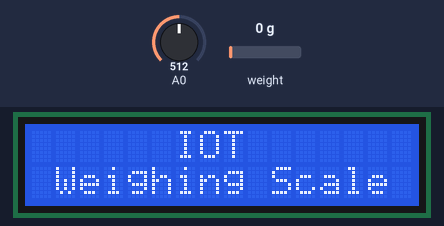
This sketch was run on a simulated ESP8266 (NodeMCU). On the bench: 16×2 character LCD. The inputs (shaded band) are chosen by the test bench; at power-on: weight on the scale 0 g, A0 = 512. WiFi joins after 1.5 s; servers stay silent unless stated; what the sketch prints to the serial monitor is not drawn.

Above: at 3.9 s.
At 13.0 s:
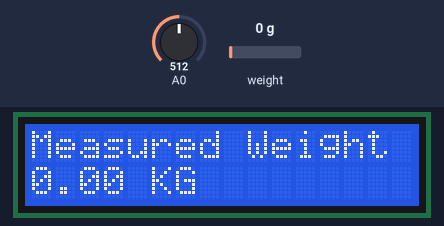
13.1 s: weight on the scale set to 100 g
At 19.7 s:
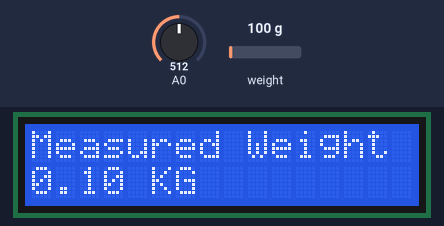
27.0 s: weight on the scale set to 1250 g
At 32.8 s:
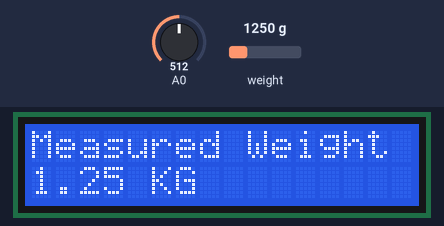
35.5 s: weight on the scale set to 2500 g
At 38.8 s:
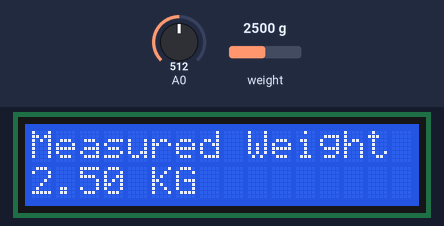
Timing chart, 0 to 40.3 s (numbered marks = the images above; inputs shaded):
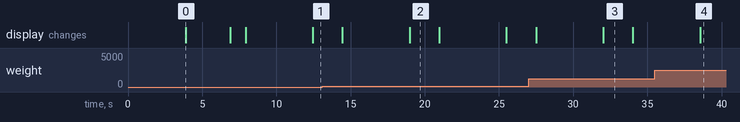

Measured:
- after the input at 13.1 s, the display: first differs from a run without the input after 5.9 s (image 2)
- after the input at 27.0 s, the display: first differs from a run without the input after 5.0 s (image 3)
- after the input at 35.5 s, the display: changes after 3.1 s (image 4)
- what the display in image 0 shows lasts 3.0 s, from 3.9 s to 6.9 s
- what the display in image 2 shows lasts 2.0 s, from 19.0 s to 21.0 s

The sketch:

load_cell.ino
```cpp
 //this project Code Run..... When Hardware Is Cannected
//RSET = V1  BLYNK
//SOIL = V5   BLYNK
//WEIGHT = V3  BLYNK


#include <ESP8266WiFi.h>
#include "HX711.h"
#define BLYNK_PRINT Serial
#include <Blynk.h>
#include <BlynkSimpleEsp8266.h>
#include <Wire.h>
#include <LiquidCrystal_I2C.h>
LiquidCrystal_I2C lcd(0x27, 16, 2);
#define BLYNK_PRINT Serial

const char *ssid = "hac"; // replace with your wifi ssid and wpa2 key
const char *pass = "hac123456";
char auth[] = "YiUN8hAkxNK5Fbx7vNjHqSn7aZURmCwN";    // You should get Auth Token in the Blynk App.

WiFiClient client;

HX711 scale(D5, D6);//D5=DT, D4=6SCK

int rbutton = D1; // this button will be used to reset the scale to 0. (RSET = V1)
float weight;
float calibration_factor = -101525; // for me this vlaue works just perfect 419640

int analogPin = D0;
int moisture;
int percentage;
int map_low = 686;//.................orignal 686
int map_high = 686;

void setup()
{
  Serial.begin(115200);
  pinMode(rbutton, INPUT_PULLUP);
  scale.set_scale();
  scale.tare(); //Reset the scale to 0
  long zero_factor = scale.read_average(); //Get a baseline reading
  Blynk.begin(auth, ssid, pass);
  Wire.begin(D2, D1);
  lcd.begin();
  lcd.setCursor(6,0);
  lcd.print("IOT");
  lcd.setCursor(1,1);
  lcd.print("Weighing Scale");
  delay(3000);
  lcd.clear();

  lcd.print("Connecting Wifi");

  WiFi.begin(ssid, pass);
  {
  delay(1000);
  Serial.print(".");
  lcd.clear();
  }
  Serial.println("");
  Serial.println("WiFi connected");
  lcd.clear();
  lcd.print("WiFi connected");
  delay(2000);
}

void loop()

{

  Blynk.run();
  scale.set_scale(calibration_factor); //Adjust to this calibration factor

  weight = scale.get_units(5);
  Blynk.virtualWrite(V3, weight);
  delay(2000);

  lcd.setCursor(0, 0);
  lcd.print("Measured Weight");
  lcd.setCursor(0, 1);
  lcd.print(weight);
  lcd.print(" KG  ");

  delay(2000);
  lcd.clear();

  Serial.print("Weight: ");
  Serial.print(weight);
  Serial.println(" KG");
  Serial.println();

   if ( digitalRead(rbutton) == LOW)
{
  scale.set_scale();
  scale.tare(); //Reset the scale to 0
}

  moisture = analogRead(analogPin);
  Serial.print("Raw: ");
  Serial.print(moisture);
  percentage = map(moisture, map_low, map_high, 0, 100);
  Serial.print(" | Percentage: ");
  Serial.print(percentage);
  Serial.println("%");
  delay(1000);

  Blynk.virtualWrite(V5, percentage);

  Blynk.virtualWrite(V1, rbutton);
  delay(1000);
 }
```
